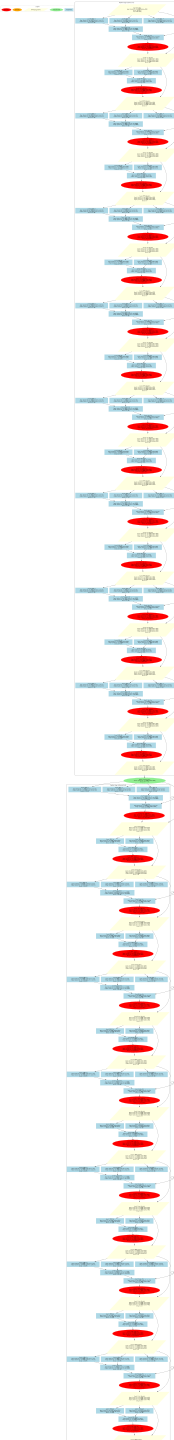

The Python source for this figure:
import graphviz

# Create baseline DAG for TP=8, PP=2 deployment
dot = graphviz.Digraph(comment='Baseline Model Deployment (TP=8, PP=2)', format='svg')
dot.attr(rankdir='TB', size='20,15', fontname='Arial')

# Define consistent attributes
with dot.subgraph(name='cluster_legend') as c:
    c.attr(label='Legend', style='dashed', color='gray')
    c.node('legend_compute', 'Computation', shape='rectangle', style='filled', color='lightblue')
    c.node('legend_comm', 'Communication', shape='ellipse', style='filled', color='lightgreen')
    c.node('legend_route', 'Routing/Aggregation', shape='parallelogram', style='filled', color='lightyellow')
    c.node('legend_gather', 'All-Gather', shape='ellipse', style='filled', color='orange')
    c.node('legend_reduce', 'All-Reduce', shape='ellipse', style='filled', color='red')

# Pipeline Stage 0 (Devices 0-7)
with dot.subgraph(name='cluster_stage0') as c:
    c.attr(label='Pipeline Stage 0 (Devices 0-7)', style='rounded')
    
    # Input to Stage 0
    c.node('input', 'Input Embedding\nInput: [batch=128, seq=10000, hidden=4096]\nDevice: All GPUs\nLayer: Embedding', 
           shape='parallelogram', style='filled', color='lightyellow')
    
    # Layers 0-7 distributed with TP=8
    for layer in range(8):
        with c.subgraph(name=f'cluster_layer{layer}') as layer_cluster:
            layer_cluster.attr(label=f'Layer {layer} (TP=8 across devices 0-7)', style='dashed')
            
            # Multi-Head Attention within layer
            attn_label = f'Layer{layer}_MHA_Q\nInput: [batch=128, seq=10000, heads=32, d_k=128]\nOutput: [batch=128, seq=10000, heads=32, d_k=128]\nDevice: 0-7 (TP)'
            c.node(f'mha_q_{layer}', attn_label, shape='rectangle', style='filled', color='lightblue')
            
            attn_k_label = f'Layer{layer}_MHA_K\nInput: [batch=128, seq=10000, heads=32, d_k=128]\nOutput: [batch=128, seq=10000, heads=32, d_k=128]\nDevice: 0-7 (TP)'
            c.node(f'mha_k_{layer}', attn_k_label, shape='rectangle', style='filled', color='lightblue')
            
            attn_v_label = f'Layer{layer}_MHA_V\nInput: [batch=128, seq=10000, heads=32, d_k=128]\nOutput: [batch=128, seq=10000, heads=32, d_k=128]\nDevice: 0-7 (TP)'
            c.node(f'mha_v_{layer}', attn_v_label, shape='rectangle', style='filled', color='lightblue')
            
            attn_score_label = f'Layer{layer}_Attn_Score\nInput: [batch=128, seq=10000, heads=32, seq=10000]\nOutput: [batch=128, seq=10000, heads=32, seq=10000]\nDevice: 0-7 (TP)'
            c.node(f'attn_score_{layer}', attn_score_label, shape='rectangle', style='filled', color='lightblue')
            
            attn_out_label = f'Layer{layer}_Attn_Out\nInput: [batch=128, seq=10000, heads=32, d_k=128]\nOutput: [batch=128, seq=10000, hidden=4096]\nDevice: 0-7 (TP)'
            c.node(f'attn_out_{layer}', attn_out_label, shape='rectangle', style='filled', color='lightblue')
            
            # All-Reduce for attention output
            attn_allreduce_label = f'Layer{layer}_Attn_AllReduce\nInput: [batch=128, seq=10000, hidden=4096]\nOutput: [batch=128, seq=10000, hidden=4096]\nDevice: 0-7 (All-Reduce)'
            c.node(f'attn_allreduce_{layer}', attn_allreduce_label, shape='ellipse', style='filled', color='red')
            
            # Residual Add for attention
            attn_residual_label = f'Layer{layer}_Attn_Residual\nInput1: [batch=128, seq=10000, hidden=4096]\nInput2: [batch=128, seq=10000, hidden=4096]\nOutput: [batch=128, seq=10000, hidden=4096]\nDevice: 0-7'
            c.node(f'attn_residual_{layer}', attn_residual_label, shape='parallelogram', style='filled', color='lightyellow')
            
            # MLP (FFN) within layer
            ffn_up_label = f'Layer{layer}_FFN_Up\nInput: [batch=128, seq=10000, hidden=4096]\nOutput: [batch=128, seq=10000, ffn=16384]\nDevice: 0-7 (TP)'
            c.node(f'ffn_up_{layer}', ffn_up_label, shape='rectangle', style='filled', color='lightblue')
            
            ffn_gate_label = f'Layer{layer}_FFN_Gate\nInput: [batch=128, seq=10000, hidden=4096]\nOutput: [batch=128, seq=10000, ffn=16384]\nDevice: 0-7 (TP)'
            c.node(f'ffn_gate_{layer}', ffn_gate_label, shape='rectangle', style='filled', color='lightblue')
            
            ffn_down_label = f'Layer{layer}_FFN_Down\nInput: [batch=128, seq=10000, ffn=16384]\nOutput: [batch=128, seq=10000, hidden=4096]\nDevice: 0-7 (TP)'
            c.node(f'ffn_down_{layer}', ffn_down_label, shape='rectangle', style='filled', color='lightblue')
            
            # All-Reduce for FFN output
            ffn_allreduce_label = f'Layer{layer}_FFN_AllReduce\nInput: [batch=128, seq=10000, hidden=4096]\nOutput: [batch=128, seq=10000, hidden=4096]\nDevice: 0-7 (All-Reduce)'
            c.node(f'ffn_allreduce_{layer}', ffn_allreduce_label, shape='ellipse', style='filled', color='red')
            
            # Residual Add for FFN
            ffn_residual_label = f'Layer{layer}_FFN_Residual\nInput1: [batch=128, seq=10000, hidden=4096]\nInput2: [batch=128, seq=10000, hidden=4096]\nOutput: [batch=128, seq=10000, hidden=4096]\nDevice: 0-7'
            c.node(f'ffn_residual_{layer}', ffn_residual_label, shape='parallelogram', style='filled', color='lightyellow')

# Pipeline Stage 1 (Devices 8-15)
with dot.subgraph(name='cluster_stage1') as c:
    c.attr(label='Pipeline Stage 1 (Devices 8-15)', style='rounded')
    
    # Layers 8-15 distributed with TP=8
    for layer in range(8, 16):
        with c.subgraph(name=f'cluster_layer{layer}') as layer_cluster:
            layer_cluster.attr(label=f'Layer {layer} (TP=8 across devices 8-15)', style='dashed')
            
            # Multi-Head Attention within layer
            attn_label = f'Layer{layer}_MHA_Q\nInput: [batch=128, seq=10000, heads=32, d_k=128]\nOutput: [batch=128, seq=10000, heads=32, d_k=128]\nDevice: 8-15 (TP)'
            c.node(f'mha_q_{layer}', attn_label, shape='rectangle', style='filled', color='lightblue')
            
            attn_k_label = f'Layer{layer}_MHA_K\nInput: [batch=128, seq=10000, heads=32, d_k=128]\nOutput: [batch=128, seq=10000, heads=32, d_k=128]\nDevice: 8-15 (TP)'
            c.node(f'mha_k_{layer}', attn_k_label, shape='rectangle', style='filled', color='lightblue')
            
            attn_v_label = f'Layer{layer}_MHA_V\nInput: [batch=128, seq=10000, heads=32, d_k=128]\nOutput: [batch=128, seq=10000, heads=32, d_k=128]\nDevice: 8-15 (TP)'
            c.node(f'mha_v_{layer}', attn_v_label, shape='rectangle', style='filled', color='lightblue')
            
            attn_score_label = f'Layer{layer}_Attn_Score\nInput: [batch=128, seq=10000, heads=32, seq=10000]\nOutput: [batch=128, seq=10000, heads=32, seq=10000]\nDevice: 8-15 (TP)'
            c.node(f'attn_score_{layer}', attn_score_label, shape='rectangle', style='filled', color='lightblue')
            
            attn_out_label = f'Layer{layer}_Attn_Out\nInput: [batch=128, seq=10000, heads=32, d_k=128]\nOutput: [batch=128, seq=10000, hidden=4096]\nDevice: 8-15 (TP)'
            c.node(f'attn_out_{layer}', attn_out_label, shape='rectangle', style='filled', color='lightblue')
            
            # All-Reduce for attention output
            attn_allreduce_label = f'Layer{layer}_Attn_AllReduce\nInput: [batch=128, seq=10000, hidden=4096]\nOutput: [batch=128, seq=10000, hidden=4096]\nDevice: 8-15 (All-Reduce)'
            c.node(f'attn_allreduce_{layer}', attn_allreduce_label, shape='ellipse', style='filled', color='red')
            
            # Residual Add for attention
            attn_residual_label = f'Layer{layer}_Attn_Residual\nInput1: [batch=128, seq=10000, hidden=4096]\nInput2: [batch=128, seq=10000, hidden=4096]\nOutput: [batch=128, seq=10000, hidden=4096]\nDevice: 8-15'
            c.node(f'attn_residual_{layer}', attn_residual_label, shape='parallelogram', style='filled', color='lightyellow')
            
            # MLP (FFN) within layer
            ffn_up_label = f'Layer{layer}_FFN_Up\nInput: [batch=128, seq=10000, hidden=4096]\nOutput: [batch=128, seq=10000, ffn=16384]\nDevice: 8-15 (TP)'
            c.node(f'ffn_up_{layer}', ffn_up_label, shape='rectangle', style='filled', color='lightblue')
            
            ffn_gate_label = f'Layer{layer}_FFN_Gate\nInput: [batch=128, seq=10000, hidden=4096]\nOutput: [batch=128, seq=10000, ffn=16384]\nDevice: 8-15 (TP)'
            c.node(f'ffn_gate_{layer}', ffn_gate_label, shape='rectangle', style='filled', color='lightblue')
            
            ffn_down_label = f'Layer{layer}_FFN_Down\nInput: [batch=128, seq=10000, ffn=16384]\nOutput: [batch=128, seq=10000, hidden=4096]\nDevice: 8-15 (TP)'
            c.node(f'ffn_down_{layer}', ffn_down_label, shape='rectangle', style='filled', color='lightblue')
            
            # All-Reduce for FFN output
            ffn_allreduce_label = f'Layer{layer}_FFN_AllReduce\nInput: [batch=128, seq=10000, hidden=4096]\nOutput: [batch=128, seq=10000, hidden=4096]\nDevice: 8-15 (All-Reduce)'
            c.node(f'ffn_allreduce_{layer}', ffn_allreduce_label, shape='ellipse', style='filled', color='red')
            
            # Residual Add for FFN
            ffn_residual_label = f'Layer{layer}_FFN_Residual\nInput1: [batch=128, seq=10000, hidden=4096]\nInput2: [batch=128, seq=10000, hidden=4096]\nOutput: [batch=128, seq=10000, hidden=4096]\nDevice: 8-15'
            c.node(f'ffn_residual_{layer}', ffn_residual_label, shape='parallelogram', style='filled', color='lightyellow')

# Pipeline communication between stages
dot.node('pipeline_comm_0', 'Pipeline Communication\nTransfer: [batch=128, seq=10000, hidden=4096]\nDevices: 0-7 → 8-15', 
         shape='ellipse', style='filled', color='lightgreen')

# Output layer
dot.node('output', 'Output Projection\nInput: [batch=128, seq=10000, hidden=4096]\nOutput: [batch=128, seq=10000, vocab_size]\nDevice: 8-15 (TP)', 
         shape='parallelogram', style='filled', color='lightyellow')

# Connect nodes
current = 'input'
for layer in range(8):
    # Attention flow
    dot.edge(current, f'mha_q_{layer}')
    dot.edge(current, f'mha_k_{layer}')
    dot.edge(current, f'mha_v_{layer}')
    dot.edge(f'mha_q_{layer}', f'attn_score_{layer}')
    dot.edge(f'mha_k_{layer}', f'attn_score_{layer}')
    dot.edge(f'attn_v_{layer}', f'attn_out_{layer}')
    dot.edge(f'attn_score_{layer}', f'attn_out_{layer}')
    dot.edge(f'attn_out_{layer}', f'attn_allreduce_{layer}')
    dot.edge(f'attn_allreduce_{layer}', f'attn_residual_{layer}')
    dot.edge(current, f'attn_residual_{layer}')  # Residual connection
    
    # FFN flow
    dot.edge(f'attn_residual_{layer}', f'ffn_up_{layer}')
    dot.edge(f'attn_residual_{layer}', f'ffn_gate_{layer}')
    dot.edge(f'ffn_up_{layer}', f'ffn_down_{layer}')
    dot.edge(f'ffn_gate_{layer}', f'ffn_down_{layer}')
    dot.edge(f'ffn_down_{layer}', f'ffn_allreduce_{layer}')
    dot.edge(f'ffn_allreduce_{layer}', f'ffn_residual_{layer}')
    dot.edge(f'attn_residual_{layer}', f'ffn_residual_{layer}')  # Residual connection
    
    current = f'ffn_residual_{layer}'

# Pipeline communication
dot.edge(current, 'pipeline_comm_0')
current = 'pipeline_comm_0'

# Stage 1 layers
for layer in range(8, 16):
    # Attention flow
    dot.edge(current, f'mha_q_{layer}')
    dot.edge(current, f'mha_k_{layer}')
    dot.edge(current, f'mha_v_{layer}')
    dot.edge(f'mha_q_{layer}', f'attn_score_{layer}')
    dot.edge(f'mha_k_{layer}', f'attn_score_{layer}')
    dot.edge(f'attn_v_{layer}', f'attn_out_{layer}')
    dot.edge(f'attn_score_{layer}', f'attn_out_{layer}')
    dot.edge(f'attn_out_{layer}', f'attn_allreduce_{layer}')
    dot.edge(f'attn_allreduce_{layer}', f'attn_residual_{layer}')
    dot.edge(current, f'attn_residual_{layer}')  # Residual connection
    
    # FFN flow
    dot.edge(f'attn_residual_{layer}', f'ffn_up_{layer}')
    dot.edge(f'attn_residual_{layer}', f'ffn_gate_{layer}')
    dot.edge(f'ffn_up_{layer}', f'ffn_down_{layer}')
    dot.edge(f'ffn_gate_{layer}', f'ffn_down_{layer}')
    dot.edge(f'ffn_down_{layer}', f'ffn_allreduce_{layer}')
    dot.edge(f'ffn_allreduce_{layer}', f'ffn_residual_{layer}')
    dot.edge(f'attn_residual_{layer}', f'ffn_residual_{layer}')  # Residual connection
    
    current = f'ffn_residual_{layer}'

# Final output
dot.edge(current, 'output')

# Save files
dot.render('../outputs/2025-11-21-15-21-34/baseline_dag', format='dot')
dot.render('../outputs/2025-11-21-15-21-34/baseline_dag', format='svg')

print("Baseline DAG generated successfully!")
print("Files saved:")
print("- ../outputs/2025-11-21-15-21-34/baseline_dag.dot")
print("- ../outputs/2025-11-21-15-21-34/baseline_dag.svg")
